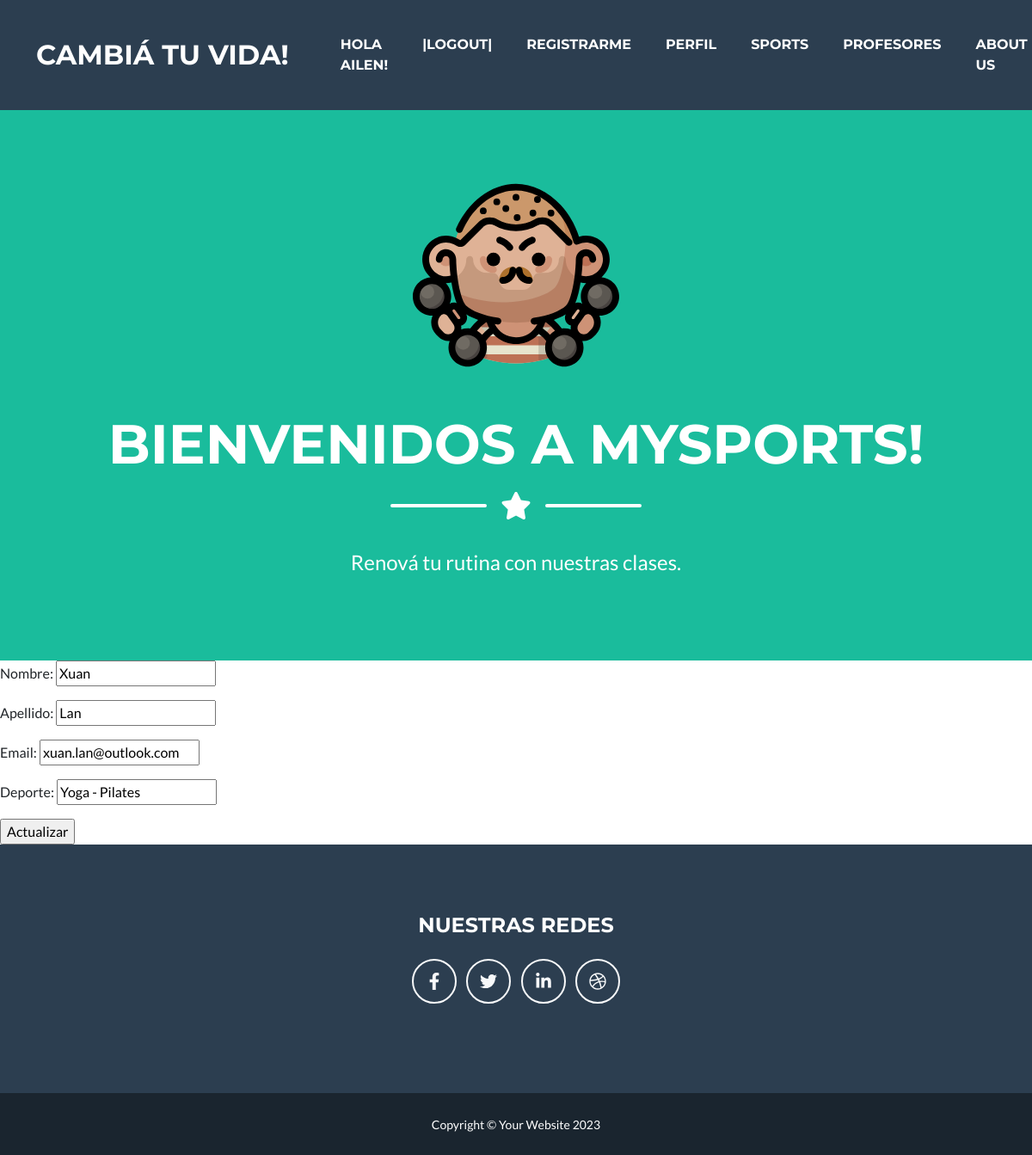
/app-sports/edit-profe/3/ (signed in), run on the app's committed database.
### libreria/models.py (models this page shows, shortened)
class Profesor(models.Model):
    nombre = models.CharField(max_length=50)
    apellido = models.CharField(max_length=50)
    email = models.EmailField((""), max_length=254)
    deporte = models.CharField(max_length=50)

### libreria/views.py (the view)
# urls.py: path('edit-profe/<int:id>/', editarProfesor, name='editarProfesor'),
def editarProfesor(request, id):
    print('method: ', request.method)
    print ('post: ', request.POST)
    profesor = Profesor.objects.get(id=id)
    if request.method == 'POST':
        miForm = ProfeForm(request.POST)
        if miForm.is_valid():
            data = miForm.cleaned_data
            profesor.nombre = data['nombre']
            profesor.apellido = data['apellido']
            profesor.email = data['email']
            profesor.deporte = data ['deporte']
            profesor.save()
            return HttpResponseRedirect('/app-sports/')
        else:
            return render (request,'inicio.html', {'mensaje': 'Formulario inválido.'})
    else:
        miForm = ProfeForm(initial={
            "nombre" : profesor.nombre ,
            "apellido" : profesor.apellido ,
            "email" : profesor.email,
            "deporte" : profesor.deporte ,
            })
    return render (request, 'editarForm.html', {'miForm': miForm, 'id': profesor.id})

### libreria/forms.py
class ProfeForm(forms.Form):
    nombre = forms.CharField(max_length=50)
    apellido = forms.CharField(max_length=50)
    email = forms.EmailField(max_length=254)
    deporte = forms.CharField(max_length=50)

### libreria/templates/editarForm.html
{% extends 'base.html' %}
{% load static %}
{% block ReciclableContenido %}
<form action="{% url 'editarProfesor' id %}" method="post"> {% csrf_token %}
    {{miForm.as_p}}
    <input type="submit" value="Actualizar">
</form>
{% endblock ReciclableContenido %}

### libreria/templates/navbar.html (shortened to what this page needs)
        <nav class="navbar navbar-expand-lg bg-secondary text-uppercase fixed-top" id="mainNav">
            <div class="container">
                <a class="navbar-brand" href="{% url 'Inicio' %}">Cambiá tu vida!</a>
                <div class="collapse navbar-collapse" id="navbarResponsive">
                    <ul class="navbar-nav ms-auto">
                        <div class="container">
                        </div>
                            {% if user.is_authenticated  %}
                            <li class="nav-item mx-0 mx-lg-1"><a class="nav-link py-3 px-0 px-lg-3 rounded">Hola {{user.username}}!</a></li>
                            <li class="nav-item mx-0 mx-lg-1"><a class="nav-link py-3 px-0 px-lg-3 rounded" href="{% url 'Logout' %}">|LOGOUT|</a></li>
                            {% else %}
                            <li class="nav-item mx-0 mx-lg-1"><a class="nav-link py-3 px-0 px-lg-3 rounded" href="{% url 'Login' %}">Login</a></li>
                            {% endif %}
                        <li class="nav-item mx-0 mx-lg-1"><a class="nav-link py-3 px-0 px-lg-3 rounded" href="{% url 'Register' %}">Registrarme</a></li>
                        <li class="nav-item mx-0 mx-lg-1"><a class="nav-link py-3 px-0 px-lg-3 rounded" href="{% url 'editPerfil' %}">Perfil</a></li>
                        <li class="nav-item mx-0 mx-lg-1"><a class="nav-link py-3 px-0 px-lg-3 rounded" href="{% url 'listaSports' %}">Sports</a></li>
                        <li class="nav-item mx-0 mx-lg-1"><a class="nav-link py-3 px-0 px-lg-3 rounded" href="{% url 'ListaProfesores' %}">Profesores</a></li>
                        <li class="nav-item mx-0 mx-lg-1"><a class="nav-link py-3 px-0 px-lg-3 rounded" href="{% url 'Nosotros' %}">About Us</a></li>
                    </ul>
                </div>
            </div>
        </nav>

### data on the page
Profesor: nombre "Xuan", apellido "Lan", email "xuan.lan@outlook.com", deporte "Yoga - Pilates"

### other printed values
{{ user.username }} "AILEN"
